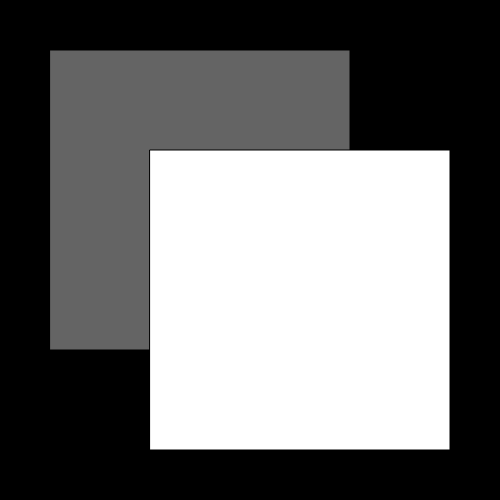
Frame 1 (no input)
Frame 60 (no input): identical to frame 1, image omitted
Frame 120 (the mouse pressed at the canvas centre since frame 60): identical to frame 1, image omitted

The p5.js sketch that drew this single still picture (run headless with seeded random() and noise() and a simulated clock; from frame 60 on, the mouse is pressed at the canvas centre):

// p5.js sketch
// ── sketch.js
let gris = 100

function setup(){
	createCanvas(500,500)
	background(0)

	fill(gris)
	rect(50,50,300,300)

	gris = gris + 155 
	fill(gris)
	rect(150,150,300,300)
 
}

function draw(){

}
